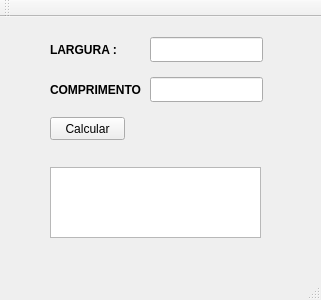
<?xml version="1.0" encoding="UTF-8"?>
<ui version="4.0">
 <class>MainWindow</class>
 <widget class="QMainWindow" name="MainWindow">
  <property name="geometry">
   <rect>
    <x>0</x>
    <y>0</y>
    <width>321</width>
    <height>300</height>
   </rect>
  </property>
  <property name="windowTitle">
   <string>MainWindow</string>
  </property>
  <widget class="QWidget" name="centralWidget">
   <widget class="QLabel" name="label">
    <property name="geometry">
     <rect>
      <x>50</x>
      <y>20</y>
      <width>90</width>
      <height>25</height>
     </rect>
    </property>
    <property name="font">
     <font>
      <weight>75</weight>
      <bold>true</bold>
     </font>
    </property>
    <property name="text">
     <string>LARGURA : </string>
    </property>
   </widget>
   <widget class="QLabel" name="label_2">
    <property name="geometry">
     <rect>
      <x>50</x>
      <y>60</y>
      <width>92</width>
      <height>25</height>
     </rect>
    </property>
    <property name="font">
     <font>
      <weight>75</weight>
      <bold>true</bold>
     </font>
    </property>
    <property name="text">
     <string>COMPRIMENTO : </string>
    </property>
   </widget>
   <widget class="QLineEdit" name="lineEditLargura">
    <property name="geometry">
     <rect>
      <x>150</x>
      <y>20</y>
      <width>113</width>
      <height>25</height>
     </rect>
    </property>
   </widget>
   <widget class="QLineEdit" name="lineEditComprimento">
    <property name="geometry">
     <rect>
      <x>150</x>
      <y>60</y>
      <width>113</width>
      <height>25</height>
     </rect>
    </property>
   </widget>
   <widget class="QTextEdit" name="textEditSaida">
    <property name="geometry">
     <rect>
      <x>50</x>
      <y>150</y>
      <width>211</width>
      <height>71</height>
     </rect>
    </property>
   </widget>
   <widget class="QPushButton" name="pushButtonCalcular">
    <property name="geometry">
     <rect>
      <x>50</x>
      <y>100</y>
      <width>75</width>
      <height>23</height>
     </rect>
    </property>
    <property name="text">
     <string>Calcular</string>
    </property>
   </widget>
  </widget>
  <widget class="QMenuBar" name="menuBar">
   <property name="geometry">
    <rect>
     <x>0</x>
     <y>0</y>
     <width>321</width>
     <height>21</height>
    </rect>
   </property>
  </widget>
  <widget class="QToolBar" name="mainToolBar">
   <attribute name="toolBarArea">
    <enum>TopToolBarArea</enum>
   </attribute>
   <attribute name="toolBarBreak">
    <bool>false</bool>
   </attribute>
  </widget>
  <widget class="QStatusBar" name="statusBar"/>
 </widget>
 <layoutdefault spacing="6" margin="11"/>
 <resources/>
 <connections/>
</ui>
